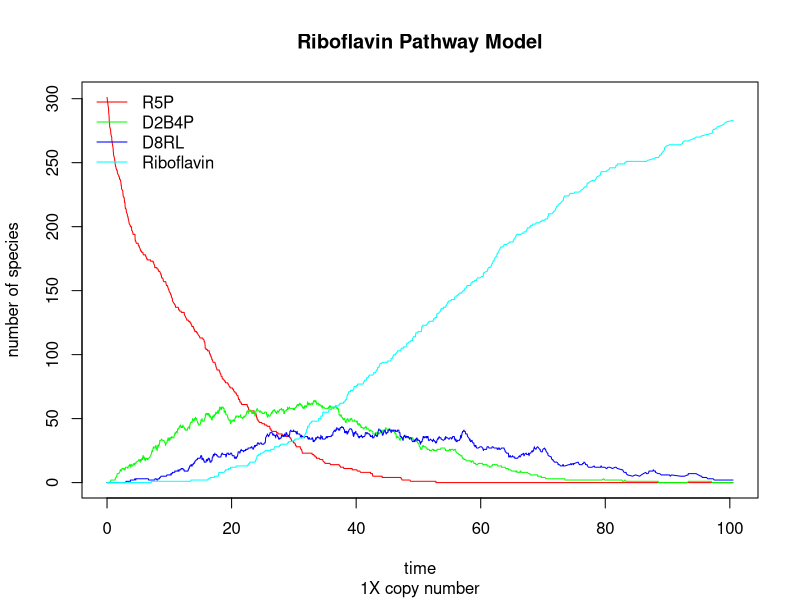

This chart was generated by the following R code:
## Simple implementation of the Stochastic Simulation Algorithm
## (or Gillespie's algorithm) on the Riboflavin pathway model
## 
## The subsrate R5P is converted to a product Riboflavin in the presence
## of several enzyme(RibA,RibH,RibE).The model for this is:
## R5P + RibA <-> R5P.RibA                    with stochastic rate k1,k2
## R5P.RibA -> D2B4P + RibA                   with stochastic rate k3
## D2B4P + RibH <-> D2B4P.RibH                with stochastic rate k1,k2
## D2B4P.RibH-> D8RL + RibH                   with stochastic rate k3
## D8RL + RibE <-> D8RL.RibE                  with stochastic rate k1,k2
## D8RL.RibE -> Riboflavin + RibE             with stochastic rate k3
## 
## This function can plot different simulation by change the copy number of species
## Last updated on 2017-5-19
## Author: ZhenyangWANG.

Ribo = function()
{
  ########## Reaction Stoichiometric Matrix ##########
  V0 = c(-1,1,0,0,0,0,0,0,0,                         # reaction rules
         -1,1,1,0,0,0,0,0,0,
         1,-1,-1,0,0,0,0,0,0,
         0,0,1,-1,1,0,0,0,0,
         0,0,0,-1,1,1,0,0,0,
         0,0,0,1,-1,-1,0,0,0,
         0,0,0,0,0,1,-1,1,0,
         0,0,0,0,0,0,-1,1,1,
         0,0,0,0,0,0,1,-1,-1,
         0,0,0,0,0,0,0,0,1
         )
  V = matrix(V0,byrow=T, nrow=10)
  
  ########## Parameters and Initial Conditions ##########
  X = matrix(0,10,1)
  X[1,] = 301                                        # copy numbers of R5P
  X[2,] = 120                                        # copy numbers of RibA
  X[5,] = 120                                        # copy numbers of RibH
  X[8,] = 120                                        # copy numbers of RibE
  rate = c(1.66e-3,1e-4,0.1)                         # reaction rates
  m = 3*length(rate)
  a = vector("numeric",m)
  t = 0
  tfinal = 100                                       # reaction times
  
  ########## Initial Reaction State ##########
  R5P = c()
  D2B4P = c()
  D8RL = c()
  Riboflavin = c()
  times = c()
  
  R5P = rbind(R5P,X[1,])                             # Record the initial number of R5P
  D2B4P = rbind(D2B4P,X[4,])                         # Record the initial number of D2B4P
  D8RL = rbind(D8RL,X[7,])                           # Record the initial number of D8RL
  Riboflavin = rbind(Riboflavin,X[10,])              # Record the initial number of Riboflavin
  times = rbind(times,0)
  
  ########## While Loop for Reaction Processing ##########
  while (t < tfinal)                                 # reaction keep processing until the set time
  {
    a[1] = rate[1]*X[1,]*X[2,]                       # calculate the propensity for first reaction rule
    a[2] = rate[2]*X[3,]                             # the propensity for the second one
    a[3] = rate[3]*X[3,]                             # the propensity for the third one
    a[4] = rate[1]*X[4,]*X[5,]                       # *
    a[5] = rate[2]*X[6,]                             # *
    a[6] = rate[3]*X[6,]                             # *
    a[7] = rate[1]*X[7,]*X[8,]                       # *
    a[8] = rate[2]*X[9,]                             # *
    a[9] = rate[3]*X[9,]                             # the propensity for the ninth one
    a0 = sum(a)                                      # the total propensity
    u = sample(1:m,1,replace=FALSE,prob = c(a/a0))   # pick a reaction by calculate probability for firing each reaction, which based on the propensity of each reaction
    X = X+V[,u]                                      # reaction matrix processing
    
    tp = rexp(1,a0)                                  # the time step,which calculate the time of next reaction
    t = t+tp
    
    R5P = rbind(R5P,X[1,])                           # record the change of number of R5P
    D2B4P = rbind(D2B4P,X[4,])                       # record the change of number of D2B4P
    D8RL = rbind(D8RL,X[7,])                         # record the change of number of D8RL
    Riboflavin = rbind(Riboflavin,X[10,])            # record the change of number of Riboflavin
    times = rbind(times,t)                           # record the time step
  }
  
  ########## Plots ##########
  plot(times,R5P,ylim=c(min(R5P,D2B4P,D8RL,Riboflavin),max(R5P,D2B4P,D8RL,Riboflavin)),col='red',type = "l",main = "Riboflavin Pathway Model",sub = "1X copy number",xlab = "time",ylab = "number of species")
  lines(times,D2B4P,col='green')
  lines(times,D8RL,col='blue')
  lines(times,Riboflavin,col='cyan')
  legend("topleft", legend=c("R5P","D2B4P","D8RL","Riboflavin"),lty=1,col=c("red","green","blue","cyan"),bty = "n")
}
Ribo()
